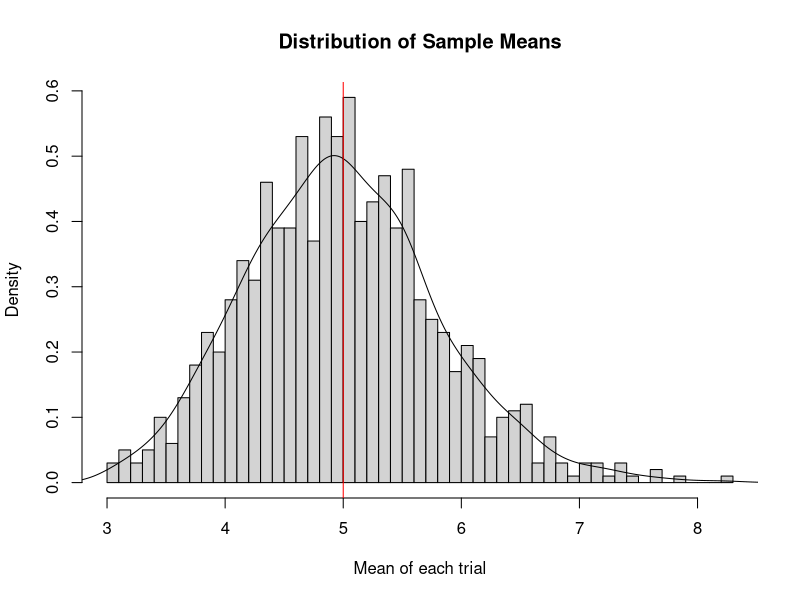

The R source for this figure:
## ---- chunk 1
knitr::opts_chunk$set(echo = TRUE)
## ---- chunk 2
library(dplyr)
library(ggplot2)
## ---- chunk 3
set.seed(1000)
n=40
lambda=0.2
t=1000
## ---- chunk 4
trialnumber <- replicate(t,rexp(n,lambda))
trialmatrix <- matrix(trialnumber,t,n)
head(trialmatrix)
## ---- chunk 5
trialmean <- rowMeans(trialmatrix)
## ---- chunk 6
smean <- mean(trialmean)
smean
## ---- chunk 7
thmean <- 1/lambda
thmean
## ---- chunk 8
thmean-smean
## ---- chunk 9
sv <- var(trialmean)
sv
## ---- chunk 10
tv <- (1/lambda)^2 /n
tv
## ---- chunk 11
tv-sv
## ---- chunk 12
hist(trialmean,xlab = "Mean of each trial",ylab = "Density",main = "Distribution of Sample Means",breaks = n,prob=TRUE)
lines(density(trialmean))
abline(v=1/lambda,col='red')
## ---- chunk 13
#Compute theortical standard deviation
tsd <- 1/lambda/sqrt(n)
tsd
## ---- chunk 14
#Compute CI in theortical 
tci<- thmean +c(-1,1)*1.96 * tsd/n
tci
## ---- chunk 15
#Compute actual standard deviation
ssd <- sd(trialmean)
ssd
## ---- chunk 16
#Compute CI in actual
sci<- smean +c(-1,1)*1.96 * ssd/sqrt(n)
sci
